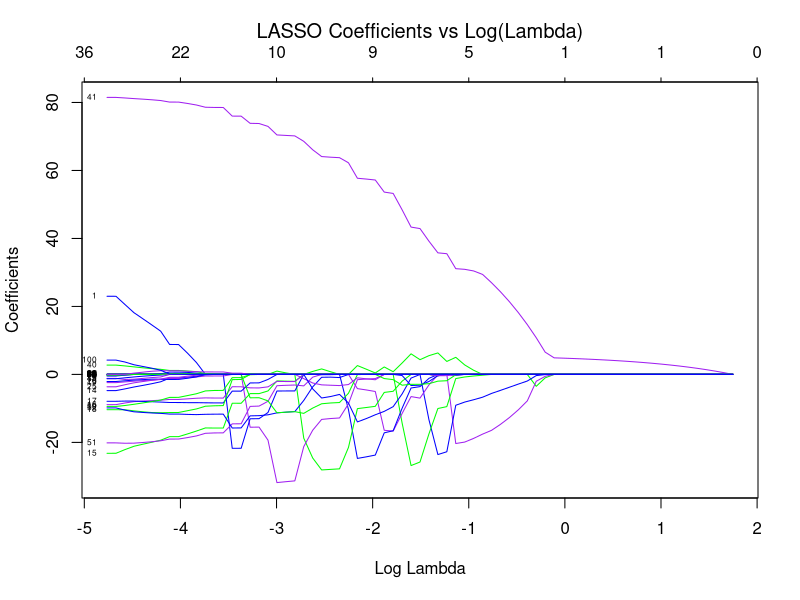
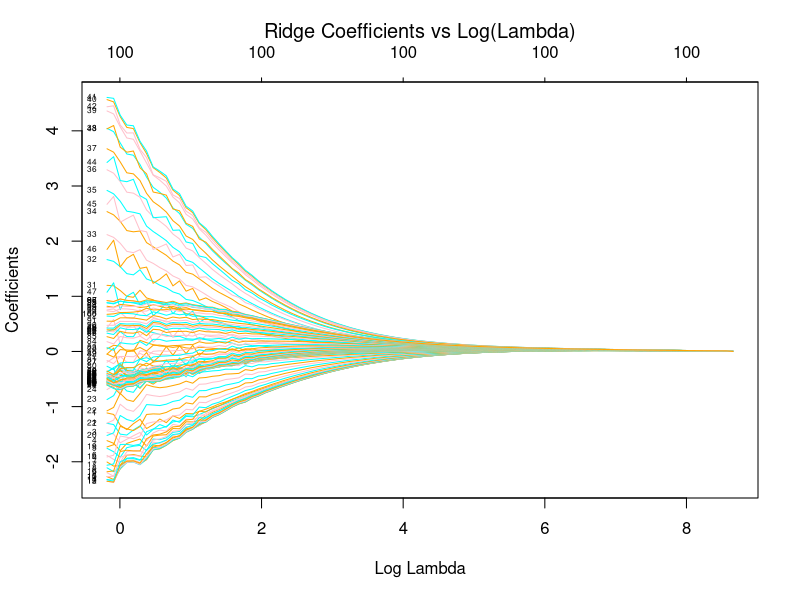
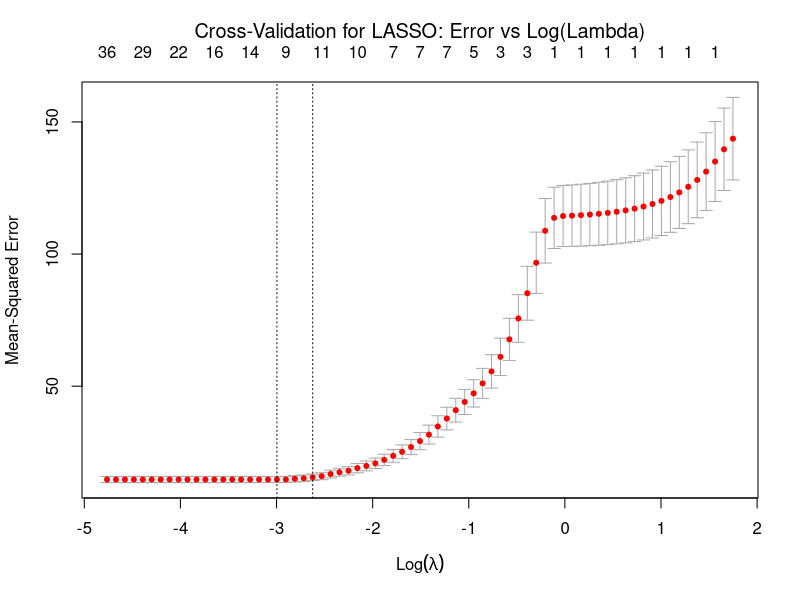
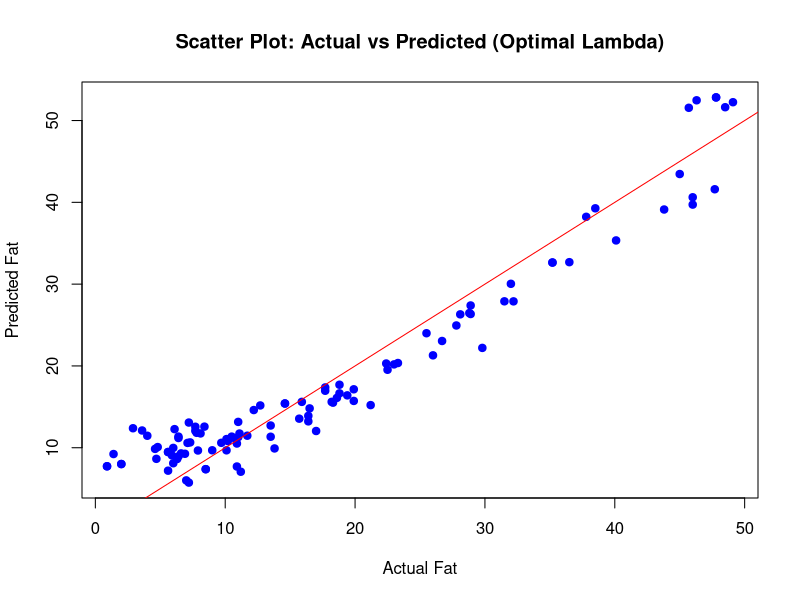
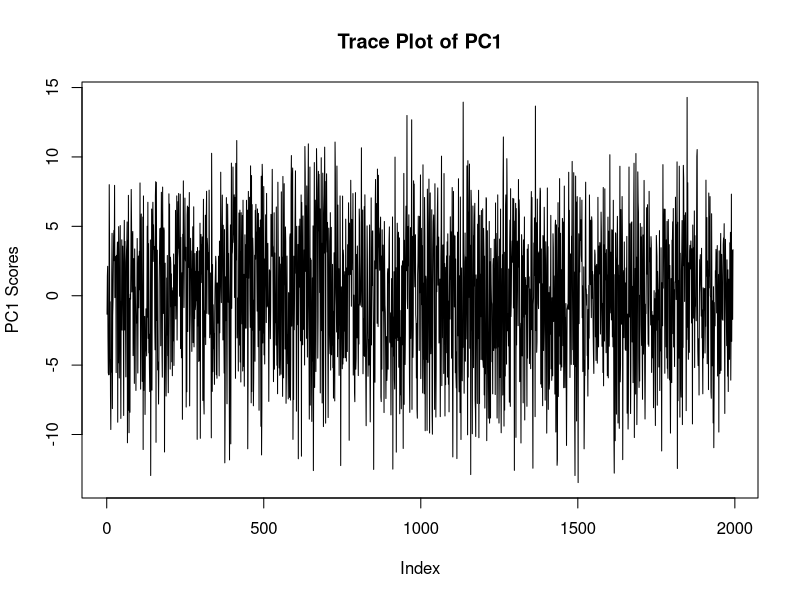
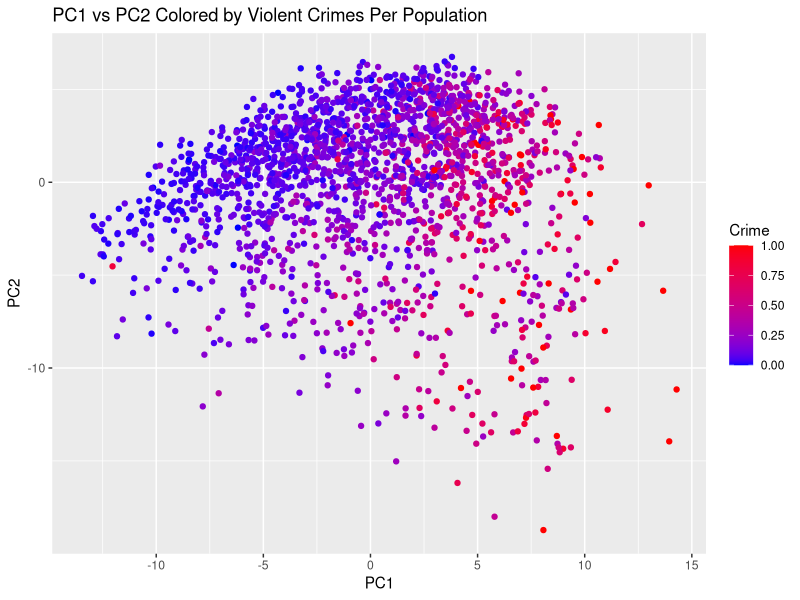
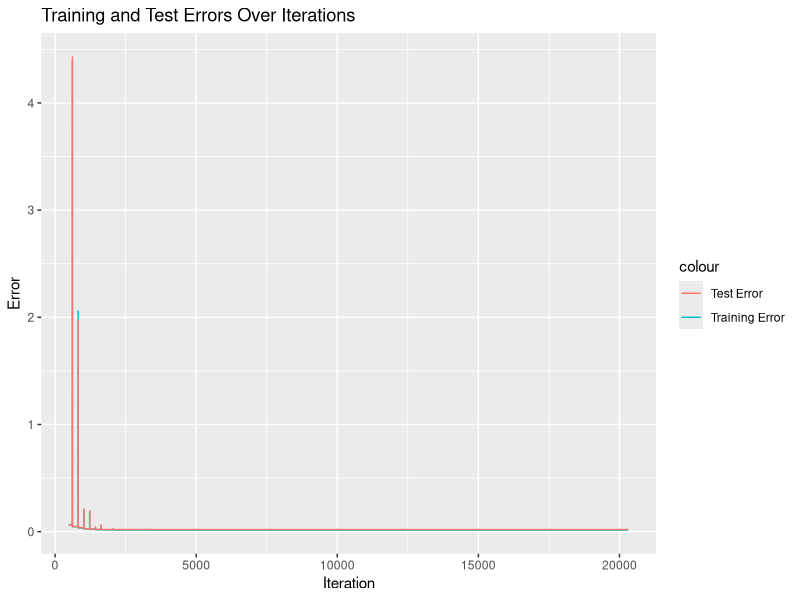

Reproduce these figures in R, in order.
## ---- chunk 1
knitr::opts_chunk$set(echo = TRUE)
## ---- chunk 2
# Load the data
meat_data <- read.csv("data/tecator.csv")

# Set seed for reproducibility
set.seed(123)

# Extract features and target variable
absorbance_features <- meat_data[, 2:101]  
fat_content <- meat_data$Fat       

# Split data into training (50%) and testing (50%)
train_indices <- sample(1:nrow(meat_data), size = nrow(meat_data) * 0.5)
train_features <- absorbance_features[train_indices, ]
train_target <- fat_content[train_indices]
test_features <- absorbance_features[-train_indices, ]
test_target <- fat_content[-train_indices]

# Standardize features
train_features_scaled <- scale(train_features)
test_features_scaled <- scale(test_features)

# Linear Regression
linear_model <- lm(train_target ~ ., data = as.data.frame(cbind(train_target, train_features_scaled)))
train_predictions <- predict(linear_model, newdata = as.data.frame(train_features_scaled))
test_predictions <- predict(linear_model, newdata = as.data.frame(test_features_scaled))
mse_train <- mean((train_target - train_predictions)^2)
mse_test <- mean((test_target - test_predictions)^2)
## ---- chunk 3
# Load required library
suppressPackageStartupMessages(library(glmnet))

# Prepare data
train_features_matrix <- as.matrix(train_features_scaled)
train_target_vector <- as.vector(train_target)

# LASSO Regression
lasso_model <- glmnet(train_features_matrix, train_target_vector, alpha = 1)

# Plot LASSO coefficients vs Log(Lambda)
plot(lasso_model, xvar = "lambda", label = TRUE, col = c("blue", "green", "purple"))
mtext("LASSO Coefficients vs Log(Lambda)", side = 3, line = 2, cex = 1.2)

# Identify lambda value with 3 non-zero features
lambda_values <- lasso_model$lambda
for (lambda in lambda_values) {
  coef_nonzero <- coef(lasso_model, s = lambda)[-1]
  num_features <- sum(coef_nonzero != 0)
  if (num_features == 3) {
    cat("Lambda for 3 features:", lambda, "\n")
    break
  }
}

# Extract coefficients for lambda with 3 non-zero features
selected_coefficients <- coef(lasso_model, s = lambda)
selected_coefficients_matrix <- as.matrix(selected_coefficients)
nonzero_indices <- which(selected_coefficients_matrix != 0)
selected_features <- data.frame(
  Feature = rownames(selected_coefficients_matrix)[nonzero_indices],
  Coefficient = selected_coefficients_matrix[nonzero_indices]
)

# Display selected features
print(selected_features)
## ---- chunk 4
# Ridge Regression
ridge_model <- glmnet(train_features_matrix, train_target_vector, alpha = 0)
plot(ridge_model, xvar = "lambda", label = TRUE, col = c("orange", "cyan", "pink"))
mtext("Ridge Coefficients vs Log(Lambda)", side = 3, line = 2, cex = 1.2)
## ---- chunk 5
cv_lasso <- cv.glmnet(train_features_matrix, train_target_vector, alpha = 1)
plot(cv_lasso, col = "darkgreen")
mtext("Cross-Validation for LASSO: Error vs Log(Lambda)", side = 3, line = 2, cex = 1.2)
## ---- chunk 6
optimal_lambda <- cv_lasso$lambda.min

# Non-zero features for optimal lambda
optimal_coefficients <- coef(cv_lasso, s = "lambda.min")
nonzero_features_count <- sum(optimal_coefficients != 0) - 1


# Test performance for optimal lambda
lasso_test_predictions <- predict(cv_lasso, s = optimal_lambda, newx = as.matrix(test_features_scaled))
mse_test_lasso <- mean((test_target - lasso_test_predictions)^2)


# Comparison with log(lambda) = -4
lambda_at_log_minus4 <- exp(-4)
test_predictions_log_minus4 <- predict(lasso_model, s = lambda_at_log_minus4, newx = as.matrix(test_features_scaled))
mse_test_log_minus4 <- mean((test_target - test_predictions_log_minus4)^2)


# Scatter plot for optimal lambda
plot(test_target, lasso_test_predictions, 
     main = "Scatter Plot: Actual vs Predicted (Optimal Lambda)", 
     xlab = "Actual Fat", ylab = "Predicted Fat", pch = 19, col = "blue")
abline(0, 1, col = "red")
## ---- chunk 7
suppressPackageStartupMessages(library(dplyr))
# Load the dataset
data <- read.csv("data/communities.csv")

# Exclude 'ViolentCrimesPerPop' and scale the rest
scaled_data <- data %>% select(-ViolentCrimesPerPop) %>% scale()
## ---- chunk 8
# Compute the covariance matrix
cov_matrix <- cov(scaled_data)

# Perform eigen decomposition
eigen_results <- eigen(cov_matrix)

# Extract eigenvalues and calculate explained variance
eigenvalues <- eigen_results$values
explained_variance <- eigenvalues / sum(eigenvalues)
cumulative_variance <- cumsum(explained_variance)

# Find the number of components needed for 95% variance
num_components_95 <- which(cumulative_variance >= 0.95)[1]

# Proportion of variance explained by the first two components
pc1_variance <- explained_variance[1]
pc2_variance <- explained_variance[2]
## ---- chunk 9
cat("Number of components needed for 95% variance:", num_components_95, "\n")
cat("Proportion of variance explained by PC1:", pc1_variance, "\n")
cat("Proportion of variance explained by PC2:", pc2_variance, "\n")
## ---- chunk 10
# Load necessary libraries
suppressPackageStartupMessages(library(dplyr))
suppressPackageStartupMessages(library(ggplot2))
## ---- chunk 11
# Perform PCA using princomp()
pca_results <- princomp(scaled_data, cor = TRUE)

# Trace plot of the first principal component
plot(pca_results$scores[, 1], type = "l", main = "Trace Plot of PC1", ylab = "PC1 Scores")
## ---- chunk 12
# Identify top 5 contributing features to PC1
loadings <- pca_results$loadings[, 1]
top_5_features <- sort(abs(loadings), decreasing = TRUE)[1:5]

# Print results
cat("Top 5 features contributing to PC1 (absolute values):\n")
print(names(top_5_features))
## ---- chunk 13
# Plot PC scores in PC1 vs PC2 coordinates colored by ViolentCrimesPerPop
plot_data <- data.frame(PC1 = pca_results$scores[, 1],
                        PC2 = pca_results$scores[, 2],
                        Crime = data$ViolentCrimesPerPop)

ggplot(plot_data, aes(x = PC1, y = PC2, color = Crime)) +
  geom_point() +
  scale_color_gradient(low = "blue", high = "red") +
  ggtitle("PC1 vs PC2 Colored by Violent Crimes Per Population")
## ---- chunk 14
set.seed(123)  # Ensure reproducibility
train_indices <- sample(1:nrow(data), nrow(data) / 2)
train_data <- data[train_indices, ]
test_data <- data[-train_indices, ]

# Scale features and response
scaled_train <- scale(train_data %>% select(-ViolentCrimesPerPop))
scaled_test <- scale(test_data %>% select(-ViolentCrimesPerPop),
                     center = attr(scaled_train, "scaled:center"),
                     scale = attr(scaled_train, "scaled:scale"))

# Linear regression model
train_response <- train_data$ViolentCrimesPerPop
test_response <- test_data$ViolentCrimesPerPop
model <- lm(train_response ~ ., data = as.data.frame(scaled_train))

# Predict and compute errors
train_predictions <- predict(model, as.data.frame(scaled_train))
test_predictions <- predict(model, as.data.frame(scaled_test))

train_error <- mean((train_response - train_predictions)^2)
test_error <- mean((test_response - test_predictions)^2)

# Create a global variable to store both training and test errors
iteration_errors <- list()
iteration_test_errors <- list()

# Define a cost function with tracking
cost_function_with_tracking <- function(theta, X, y, X_test, y_test) {
  # Training error
  train_predictions <- X %*% theta
  train_error <- y - train_predictions
  train_mse <- mean(train_error^2)
  
  # Test error
  test_predictions <- X_test %*% theta
  test_error <- y_test - test_predictions
  test_mse <- mean(test_error^2)
  
  # Store errors
  iteration_errors <<- append(iteration_errors, list(train_mse))
  iteration_test_errors <<- append(iteration_test_errors, list(test_mse))
  
  return(train_mse)
}

# Prepare data for optimization
X_train <- as.matrix(cbind(1, scaled_train))  # Add intercept term
y_train <- train_response

# Reset error tracking
iteration_errors <- list()
iteration_test_errors <- list()

# Run optimization with tracking for both training and test errors
optim_results <- optim(rep(0, ncol(X_train)), 
                       fn = function(theta) cost_function_with_tracking(theta, X_train, y_train, as.matrix(cbind(1, scaled_test)), test_response),
                       method = "BFGS", 
                       control = list(trace = 1, maxit = 100))

# Create a dataframe for errors
errors <- data.frame(Iteration = 1:length(iteration_errors),
                     TrainingError = unlist(iteration_errors),
                     TestError = unlist(iteration_test_errors))

# Filter out the first 500 iterations for the plot
filtered_errors <- errors[-(1:500), ]

# Plot training and test errors over iterations
library(ggplot2)
ggplot(filtered_errors, aes(x = Iteration)) +
  geom_line(aes(y = TrainingError, color = "Training Error")) +
  geom_line(aes(y = TestError, color = "Test Error")) +
  ggtitle("Training and Test Errors Over Iterations") +
  ylab("Error") + xlab("Iteration")

